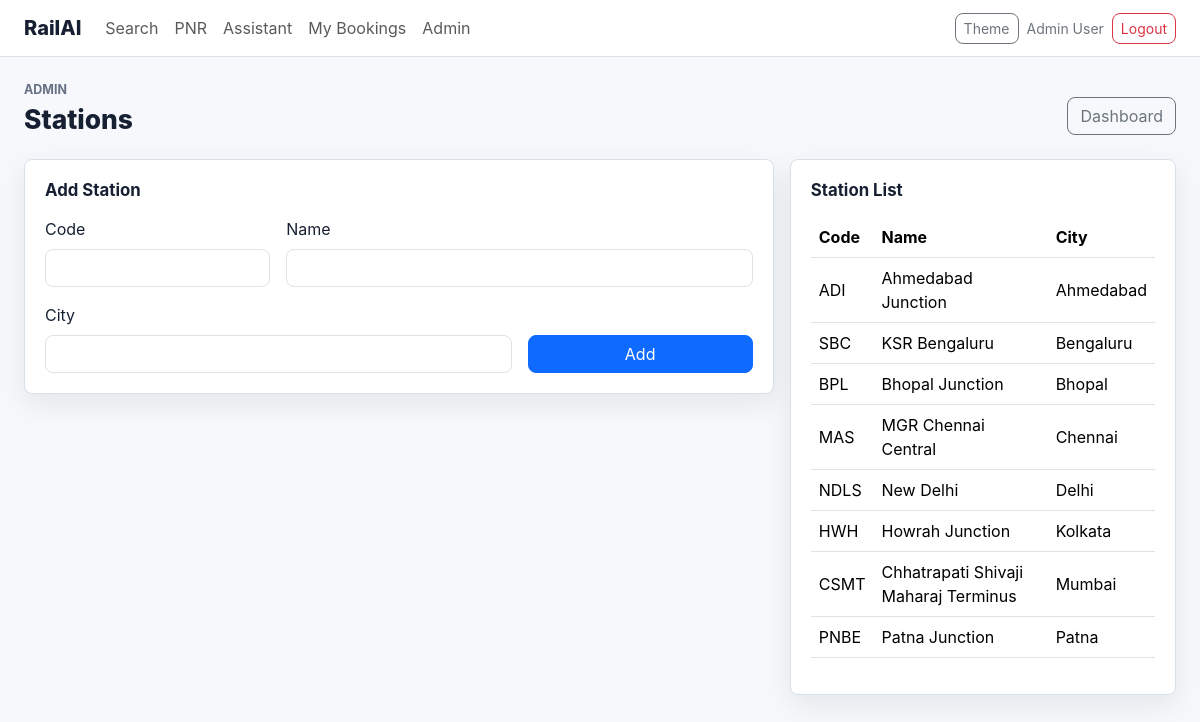
Page /admin/stations (signed in) on the committed database.
### app/models.py (models this page shows, shortened)
class User(UserMixin, db.Model):
    __tablename__ = "users"
    id = db.Column(db.Integer, primary_key=True)
    name = db.Column(db.String(120), nullable=False)
    email = db.Column(db.String(255), unique=True, nullable=False, index=True)
    password_hash = db.Column(db.String(255), nullable=False)
    role = db.Column(db.String(30), nullable=False, default="user")
    created_at = db.Column(db.DateTime(timezone=True), default=utcnow, nullable=False)
    bookings = db.relationship("Booking", back_populates="user", cascade="all, delete-orphan")
    @property
    def is_admin(self):
        return self.role == "admin"

class Station(db.Model):
    __tablename__ = "stations"
    id = db.Column(db.Integer, primary_key=True)
    code = db.Column(db.String(12), unique=True, nullable=False, index=True)
    name = db.Column(db.String(120), nullable=False)
    city = db.Column(db.String(120), nullable=False)
    departures = db.relationship(
        "Train",
        foreign_keys="Train.source_station_id",
        back_populates="source_station",
    )
    arrivals = db.relationship(
        "Train",
        foreign_keys="Train.destination_station_id",
        back_populates="destination_station",
    )

### app/routes.py (the view, shortened to what this page needs)
@main_bp.route("/admin/stations", methods=["GET", "POST"])
@admin_required
def admin_stations():
    stations = Station.query.order_by(Station.city.asc(), Station.name.asc()).all()
    return render_template("admin/stations.html", stations=stations)

### app/__init__.py (called while the page is built)
def create_app(config_class=Config):
    app = Flask(__name__, instance_relative_config=True)
    app.config.from_object(config_class)
    os.makedirs(app.instance_path, exist_ok=True)
    os.makedirs(app.config["TICKET_FOLDER"], exist_ok=True)
    db.init_app(app)
    login_manager.init_app(app)
    @login_manager.user_loader
    def load_user(user_id):
        return db.session.get(User, int(user_id))
    from .routes import main_bp
    app.register_blueprint(main_bp)
    @app.cli.command("init-db")
    def init_db_command():
        from .seed import init_db
        init_db(reset=True)
        print("Initialized database with sample stations, trains, and demo users.")
    if app.config.get("AUTO_INIT_DB"):
        with app.app_context():
            from .seed import init_db
            init_db(reset=False)
    return app

### app/routes.py (called while the page is built)
@main_bp.app_context_processor
def inject_common_values():
    return {"today_iso": date.today().isoformat()}

def admin_required(view):
    @wraps(view)
    @login_required
    def wrapped(*args, **kwargs):
        if not current_user.is_admin:
            flash("Admin access is required for that page.", "danger")
            return redirect(url_for("main.index"))
        return view(*args, **kwargs)
    return wrapped

### app/templates/admin/stations.html (shortened to what this page needs)
{% extends "base.html" %}
{% block content %}
<section class="container-fluid px-3 px-lg-4 py-4">
    <div class="page-header">
        <div>
            <p class="eyebrow">Admin</p>
            <h1>Stations</h1>
        </div>
        <a class="btn btn-outline-secondary" href="{{ url_for('main.admin_dashboard') }}">Dashboard</a>
    </div>
    <div class="layout-grid mt-4">
        <section class="surface">
            <h2>Add Station</h2>
            <form method="post" class="row g-3">
                <div class="col-sm-4">
                    <label class="form-label" for="code">Code</label>
                    <input class="form-control" id="code" name="code" maxlength="12" required>
                </div>
                <div class="col-sm-8">
                    <label class="form-label" for="name">Name</label>
                    <input class="form-control" id="name" name="name" required>
                </div>
                <div class="col-sm-8">
                    <label class="form-label" for="city">City</label>
                    <input class="form-control" id="city" name="city" required>
                </div>
                <div class="col-sm-4 d-flex align-items-end">
                    <button class="btn btn-primary w-100" type="submit">Add</button>
                </div>
            </form>
        </section>
        <section class="surface">
            <h2>Station List</h2>
            <div class="table-responsive">
                <table class="table align-middle">
                    <thead>
                        <tr>
                            <th>Code</th>
                            <th>Name</th>
                            <th>City</th>
                        </tr>
                    </thead>
                    <tbody>
                        {% for station in stations %}
                            <tr>
                                <td>{{ station.code }}</td>
                                <td>{{ station.name }}</td>
                                <td>{{ station.city }}</td>
                            </tr>
                        {% endfor %}
                    </tbody>
                </table>
            </div>
        </section>
    </div>
</section>
{% endblock %}

### app/templates/base.html (shortened to what this page needs)
<!doctype html>
<html lang="en">
<head>
    <link href="https://cdn.jsdelivr.net/npm/bootstrap@5.3.3/dist/css/bootstrap.min.css" rel="stylesheet">
    <link rel="stylesheet" href="{{ url_for('static', filename='css/styles.css') }}">
</head>
<body>
    <nav class="navbar navbar-expand-lg app-nav">
        <div class="container-fluid px-3 px-lg-4">
            <a class="navbar-brand" href="{{ url_for('main.index') }}">RailAI</a>
            <div class="collapse navbar-collapse" id="mainNav">
                <ul class="navbar-nav me-auto mb-2 mb-lg-0">
                    <li class="nav-item"><a class="nav-link" href="{{ url_for('main.search') }}">Search</a></li>
                    <li class="nav-item"><a class="nav-link" href="{{ url_for('main.pnr_status') }}">PNR</a></li>
                    <li class="nav-item"><a class="nav-link" href="{{ url_for('main.chat') }}">Assistant</a></li>
                    {% if current_user.is_authenticated %}
                        <li class="nav-item"><a class="nav-link" href="{{ url_for('main.bookings') }}">My Bookings</a></li>
                        {% if current_user.is_admin %}
                            <li class="nav-item"><a class="nav-link" href="{{ url_for('main.admin_dashboard') }}">Admin</a></li>
                        {% endif %}
                    {% endif %}
                </ul>
                <div class="d-flex align-items-center gap-2">
                    <button class="btn btn-sm btn-outline-secondary" id="themeToggle" type="button">Theme</button>
                    {% if current_user.is_authenticated %}
                        <span class="small text-secondary d-none d-lg-inline">{{ current_user.name }}</span>
                        <a class="btn btn-sm btn-outline-danger" href="{{ url_for('main.logout') }}">Logout</a>
                    {% else %}
                        <a class="btn btn-sm btn-outline-primary" href="{{ url_for('main.login') }}">Login</a>
                        <a class="btn btn-sm btn-primary" href="{{ url_for('main.register') }}">Register</a>
                    {% endif %}
                </div>
            </div>
        </div>
    </nav>
    <main class="app-shell">
        {% block content %}{% endblock %}
    </main>
</body>
</html>

### app/static/css/styles.css (style rules this page uses)
:root { --app-bg: #f6f8fb; --app-surface: #ffffff; --app-surface-alt: #eef4f6; --app-border: #d9e1e8; --app-text: #172033; --app-muted: #667085; --app-primary: #0f6bff; --app-primary-dark: #0a4fbd; --app-green: #15803d; --app-amber: #b45309; --app-red: #b42318; --app-radius: 8px; --app-shadow: 0 10px 30px rgba(15, 23, 42, 0.08); }
body { min-height: 100vh; background: var(--app-bg); color: var(--app-text); font-family: Inter, ui-sans-serif, system-ui, -apple-system, BlinkMacSystemFont, "Segoe UI", sans-serif; }
a { text-decoration: none; }
h1, h2, h3, p { overflow-wrap: anywhere; }
.app-nav { position: sticky; top: 0; z-index: 20; background: var(--app-surface); border-bottom: 1px solid var(--app-border); }
.navbar-brand { color: var(--app-text); font-weight: 800; }
.app-shell { min-height: calc(100vh - 58px); }
.page-header { display: flex; align-items: flex-end; justify-content: space-between; gap: 1rem; }
.page-header h1 { margin: 0; font-size: clamp(1.65rem, 2vw, 2.15rem); font-weight: 800; }
.eyebrow { margin: 0 0 0.25rem; color: var(--app-muted); font-size: 0.78rem; font-weight: 700; text-transform: uppercase; }
.surface, .metric-card, .result-card { background: var(--app-surface); border: 1px solid var(--app-border); border-radius: var(--app-radius); box-shadow: var(--app-shadow); }
.surface { padding: 1.25rem; }
.surface h2 { margin: 0 0 1rem; font-size: 1.05rem; font-weight: 750; }
.layout-grid { display: grid; grid-template-columns: minmax(0, 1.65fr) minmax(300px, 0.85fr); gap: 1rem; align-items: start; }
.btn-primary { --bs-btn-bg: var(--app-primary); --bs-btn-border-color: var(--app-primary); --bs-btn-hover-bg: var(--app-primary-dark); --bs-btn-hover-border-color: var(--app-primary-dark); }
.form-control, .form-select, .btn { border-radius: var(--app-radius); }

### rows in the picture
User: name "Admin User"
Station: code "ADI", name "Ahmedabad Junction", city "Ahmedabad"
Station: code "SBC", name "KSR Bengaluru", city "Bengaluru"
Station: code "BPL", name "Bhopal Junction", city "Bhopal"
Station: code "MAS", name "MGR Chennai Central", city "Chennai"
Station: code "NDLS", name "New Delhi", city "Delhi"
Station: code "HWH", name "Howrah Junction", city "Kolkata"
Station: code "CSMT", name "Chhatrapati Shivaji Maharaj Terminus", city "Mumbai"
Station: code "PNBE", name "Patna Junction", city "Patna"
